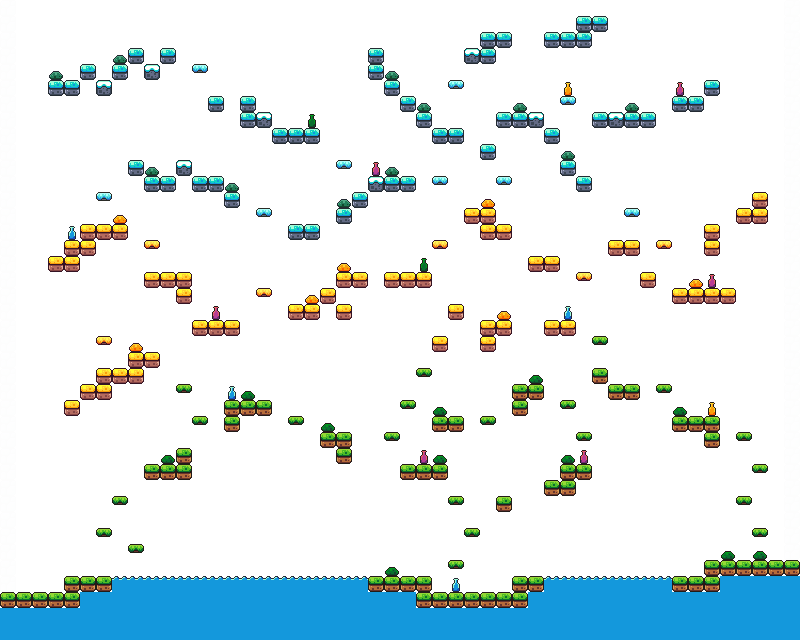

Tiled map render using the project's own tile images. Description and the map definition, with tile-layer contents summarised, below:
An orthogonal 50x40 tile map with 16x16 px tiles, 9 tile layers (Background, Air, Lvl Wall, Edge, ...), 5 tilesets and 128 objects.

<map version="1.11" tiledversion="1.11.2" orientation="orthogonal" renderorder="right-down" width="50" height="40" tilewidth="16" tileheight="16" infinite="0" nextlayerid="14" nextobjectid="140">
 <properties>
  <property name="player_default_position" value="1,3" />
  <property name="seconds" type="int" value="300" />
  <property name="text_color" type="color" value="#ff000000" />
 </properties>
 <tileset firstgid="1" source="../tilesets/world_tileset.tsx" />
 <tileset firstgid="257" source="../tilesets/platforms.tsx" />
 <tileset firstgid="273" source="../tilesets/hearts.tsx" />
 <tileset firstgid="277" source="../tilesets/coin.tsx" />
 <tileset firstgid="278" source="../tilesets/fruit.tsx" />
 <layer id="1" name="Background" width="50" height="40">
  <data>[2000 cells, 2000 non-empty, 1 distinct tile ids]</data>
 </layer>
 <layer id="2" name="Air" width="50" height="40" opacity="0.21" tintcolor="#6e78f0">
  <data>[2000 cells, 2000 non-empty, 1 distinct tile ids]</data>
 </layer>
 <layer id="3" name="Lvl Wall" width="50" height="40" opacity="0.01">
  <data>[2000 cells, 35 non-empty, 1 distinct tile ids]</data>
 </layer>
 <layer id="4" name="Edge" width="50" height="40" opacity="0.01">
  <data>[2000 cells, 37 non-empty, 1 distinct tile ids]</data>
 </layer>
 <layer id="5" name="Platforms" width="50" height="40">
  <data>[2000 cells, 161 non-empty, 6 distinct tile ids]</data>
 </layer>
 <layer id="13" name="Ice" width="50" height="40">
  <data>[2000 cells, 51 non-empty, 1 distinct tile ids]</data>
 </layer>
 <layer id="6" name="Water" width="50" height="40">
  <data>[2000 cells, 167 non-empty, 2 distinct tile ids]</data>
 </layer>
 <objectgroup id="7" name="Moving Sprites">
  <object id="139" gid="265" x="112" y="320" width="16" height="16">
   <properties>
    <property name="boundary_bottom" type="float" value="0" />
    <property name="boundary_left" type="float" value="0" />
    <property name="boundary_right" type="float" value="0" />
    <property name="boundary_top" type="float" value="0" />
    <property name="change_x" type="float" value="0" />
    <property name="change_y" type="float" value="0" />
   </properties>
  </object>
 </objectgroup>
 <layer id="8" name="Dynamic Items" width="50" height="40">
  <data>[2000 cells, 14 non-empty, 4 distinct tile ids]</data>
 </layer>
 <objectgroup id="9" name="Fruits">
  <object id="96" gid="282" x="144" y="464" width="16" height="16" />
  <object id="97" gid="279" x="256" y="400" width="16" height="16" />
  <object id="98" gid="288" x="112" y="368" width="16" height="16" />
  <object id="99" gid="283" x="192" y="320" width="16" height="16" />
  <object id="100" gid="290" x="288" y="304" width="16" height="16" />
  <object id="101" gid="279" x="144" y="272" width="16" height="16" />
  <object id="102" gid="286" x="96" y="224" width="16" height="16" />
  <object id="104" gid="280" x="192" y="176" width="16" height="16" />
  <object id="105" gid="282" x="144" y="64" width="16" height="16" />
  <object id="106" gid="279" x="272" y="128" width="16" height="16" />
  <object id="107" gid="283" x="432" y="128" width="16" height="16" />
  <object id="108" gid="290" x="352" y="192" width="16" height="16" />
  <object id="109" gid="291" x="528" y="256" width="16" height="16" />
  <object id="110" gid="280" x="496" y="224" width="16" height="16" />
  <object id="111" gid="282" x="400" y="272" width="16" height="16" />
  <object id="112" gid="291" x="512" y="384" width="16" height="16" />
  <object id="113" gid="288" x="448" y="416" width="16" height="16" />
  <object id="114" gid="290" x="336" y="432" width="16" height="16" />
  <object id="115" gid="279" x="608" y="384" width="16" height="16" />
  <object id="116" gid="282" x="672" y="288" width="16" height="16" />
  <object id="117" gid="291" x="736" y="208" width="16" height="16" />
  <object id="118" gid="280" x="704" y="224" width="16" height="16" />
  <object id="119" gid="286" x="608" y="240" width="16" height="16" />
  <object id="120" gid="284" x="608" y="112" width="16" height="16" />
  <object id="121" gid="279" x="688" y="96" width="16" height="16" />
  <object id="122" gid="287" x="544" y="32" width="16" height="16" />
  <object id="123" gid="290" x="464" y="48" width="16" height="16" />
  <object id="124" gid="279" x="496" y="112" width="16" height="16" />
  <object id="125" gid="283" x="576" y="176" width="16" height="16" />
  <object id="128" gid="279" x="464" y="592" width="16" height="16" />
  <object id="130" gid="283" x="400" y="464" width="16" height="16" />
  <object id="131" gid="286" x="256" y="112" width="16" height="16" />
  <object id="132" gid="291" x="64" y="80" width="16" height="16" />
  <object id="133" gid="288" x="688" y="416" width="16" height="16" />
  <object id="134" gid="290" x="544" y="480" width="16" height="16" />
  <object id="136" gid="282" x="544" y="320" width="16" height="16" />
  <object id="137" gid="292" x="480" y="320" width="16" height="16" />
  <object id="138" gid="280" x="368" y="48" width="16" height="16" />
 </objectgroup>
 <objectgroup id="10" name="Coins">
  <object id="4" gid="277" x="64" y="560" width="16" height="16" />
  <object id="5" gid="277" x="80" y="560" width="16" height="16" />
  <object id="6" gid="277" x="32" y="576" width="16" height="16" />
  <object id="7" gid="277" x="160" y="448" width="16" height="16" />
  <object id="8" gid="277" x="144" y="448" width="16" height="16" />
  <object id="9" gid="277" x="256" y="384" width="16" height="16" />
  <object id="10" gid="277" x="224" y="384" width="16" height="16" />
  <object id="11" gid="277" x="80" y="368" width="16" height="16" />
  <object id="12" gid="277" x="64" y="384" width="16" height="16" />
  <object id="13" gid="277" x="144" y="336" width="16" height="16" />
  <object id="14" gid="277" x="128" y="336" width="16" height="16" />
  <object id="15" gid="277" x="176" y="256" width="16" height="16" />
  <object id="16" gid="277" x="48" y="240" width="16" height="16" />
  <object id="17" gid="277" x="64" y="224" width="16" height="16" />
  <object id="18" gid="277" x="288" y="288" width="16" height="16" />
  <object id="19" gid="277" x="304" y="288" width="16" height="16" />
  <object id="20" gid="277" x="336" y="256" width="16" height="16" />
  <object id="21" gid="277" x="352" y="256" width="16" height="16" />
  <object id="22" gid="277" x="384" y="256" width="16" height="16" />
  <object id="23" gid="277" x="400" y="256" width="16" height="16" />
  <object id="24" gid="277" x="224" y="304" width="16" height="16" />
  <object id="25" gid="277" x="208" y="304" width="16" height="16" />
  <object id="26" gid="277" x="128" y="32" width="16" height="16" />
  <object id="27" gid="277" x="144" y="48" width="16" height="16" />
  <object id="28" gid="277" x="160" y="32" width="16" height="16" />
  <object id="29" gid="277" x="112" y="48" width="16" height="16" />
  <object id="30" gid="277" x="96" y="64" width="16" height="16" />
  <object id="31" gid="277" x="80" y="48" width="16" height="16" />
  <object id="32" gid="277" x="48" y="64" width="16" height="16" />
  <object id="33" gid="277" x="288" y="112" width="16" height="16" />
  <object id="34" gid="277" x="304" y="112" width="16" height="16" />
  <object id="35" gid="277" x="224" y="80" width="16" height="16" />
  <object id="36" gid="277" x="256" y="96" width="16" height="16" />
  <object id="37" gid="277" x="384" y="160" width="16" height="16" />
  <object id="38" gid="277" x="400" y="160" width="16" height="16" />
  <object id="39" gid="277" x="336" y="192" width="16" height="16" />
  </objectgroup>
 <objectgroup id="11" name="Hearts">
  <!-- 2 objects omitted --></objectgroup>
 <layer id="12" name="Foreground" width="50" height="40">
  <data>[2000 cells, 29 non-empty, 3 distinct tile ids]</data>
 </layer>
</map>
<!-- 53 of 128 objects omitted -->
